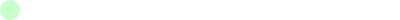
Frame 1 (no input)
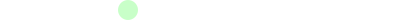
Frame 60 (the mouse pressed at the canvas centre just before this capture)
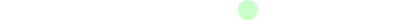
Frame 120 (the mouse held since frame 60 and released just before this capture)

The Processing sketch that drew these frames (run headless with seeded random() and noise(); from frame 60 on, the mouse is pressed at the canvas centre):

// Processing sketch: ball_move1
// ── ball_move1.pde
//最初に一度だけ実行
void setup() {
    size(400, 20);
    smooth();
    noStroke();
    fill(200, 255, 200);
    ellipseMode(CORNER);
    frameRate(30);
}

int d = 20, x = 0, vx = 1;
//プログラムが終了するまで継続的に呼び出され処理される
void draw() {
    background(255);
    ellipse(x, 0, d, d);
    x += 2*vx;
}
